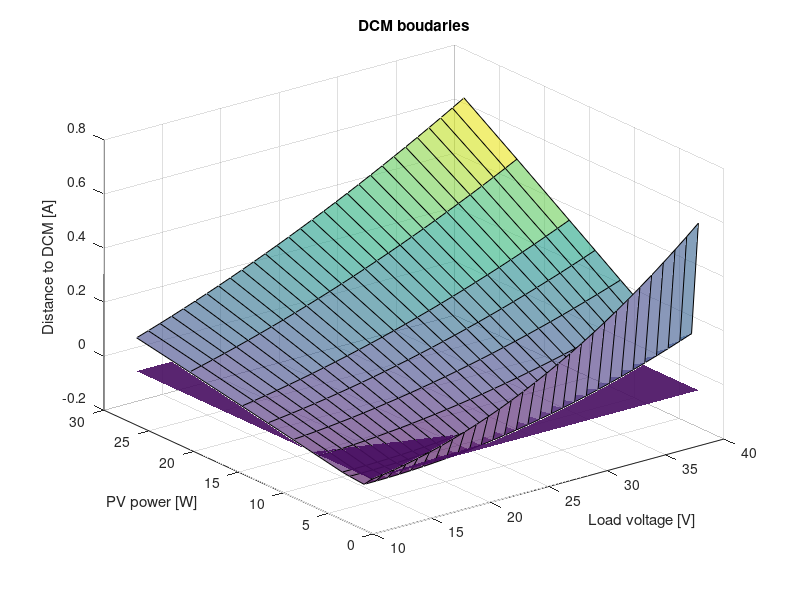

Write MATLAB code to recreate this figure.
%ANALYSIS OF DCM BOUNDARY CONDITIONS FOR NIBBB
% For BUCK
irrad = [0.1 0.08 0.06 0.05 0.04 0.03 0.02 0.015 0.01 0.005];
P = [26.37 20.47 14.64 11.76 8.93 6.14 3.45 2.64 1.01 0.25];
Vin = [38.25 37.78 37.15 36.70 36.12 35.25 33.65 31.9 25.7 13.0];
Vout = 10: 1: 38;
D = zeros(size(P,2), size(Vout,2));
DCM = zeros(size(P,2), size(Vout,2));
for i = 1 : size(P,2)
    for j = 1 : size(Vout,2)
        D(i,j) = Vout(j)/Vin(i);
    end
end

T = 1/50e3;
L = 1.3e-3;
Ipv = P ./ Vin;

for i = 1 : size(P,2)
    for j = 1 : size(Vout,2)
        Iavg = Ipv(i) * D(i,j);
        Iripple = (Vin(i) - Vout(j)) * D(i,j) * T / L;
        DCM(i,j) = Iavg - (Iripple/2);
    end
end


DCM;

surf(Vout, P, DCM, 'FaceAlpha',0.6);

hold on

surf(Vout,P,zeros(size(P,2),size(Vout,2)),'FaceAlpha',0.9, 'EdgeColor', 'none');
title('DCM boudaries');

xlabel('Load voltage [V]');

%ylabel('PV power [W]');
ylabel('PV power [W]');


zlabel('Distance to DCM [A]');

hold off

